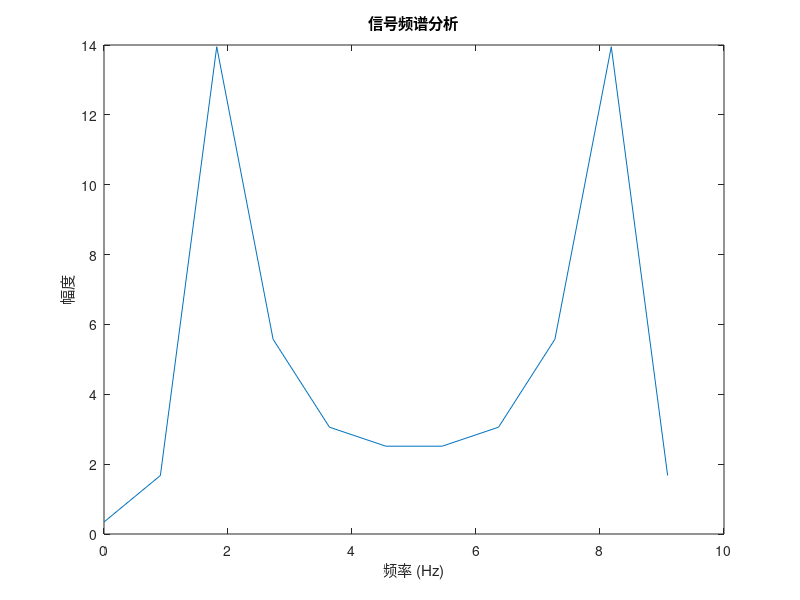

Write MATLAB code to recreate this figure.
% 参数设置
f1 = 2;    % Hz
f2 = 2.02; % Hz
f3 = 2.07; % Hz
fs = 10;   % 采样频率 Hz

% 信号生成
t = 0:1/fs:1;  % 时间范围
x = sin(2*pi*f1*t) + sin(2*pi*f2*t) + sin(2*pi*f3*t);

% 进行频谱分析
N = length(x);        % 信号长度
frequencies = (0:N-1) * fs / N;  % 计算频率轴

% 计算幅度谱
X = abs(fft(x));

% 绘制频谱图
figure;
plot(frequencies, X);
title('信号频谱分析');
xlabel('频率 (Hz)');
ylabel('幅度');

% 估计频谱分辨率
delta_f = fs / N;
disp(['频谱分辨率: ', num2str(delta_f), ' Hz']);

% 确定数据长度
required_resolution = 2.07 - 2;  % 需要分辨的频率范围
required_N = fs / required_resolution;
disp(['为了分辨 2.07Hz 和 2Hz，数据长度 N 应大于 ', num2str(required_N)]);
